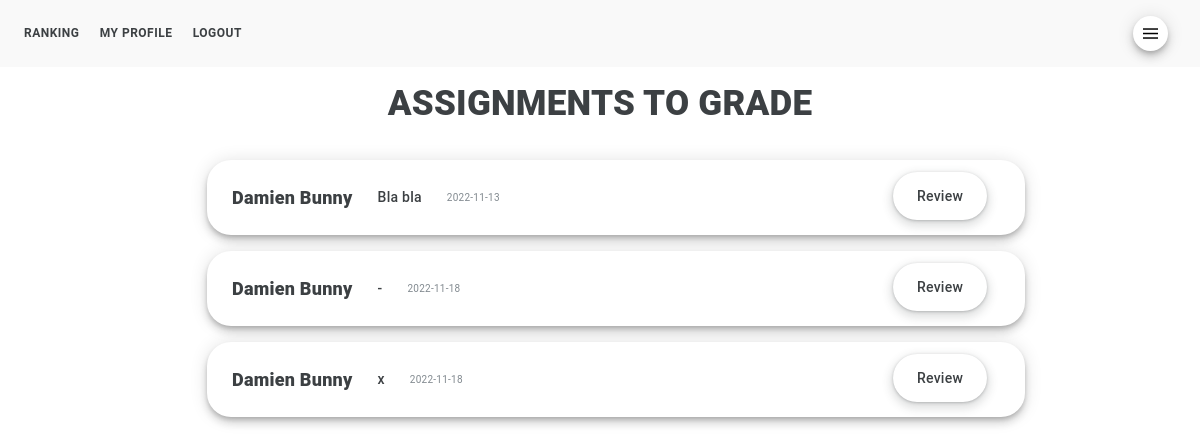
/list_of_assignments_to_grade.html (signed in), run on an earlier commit of the app's database.
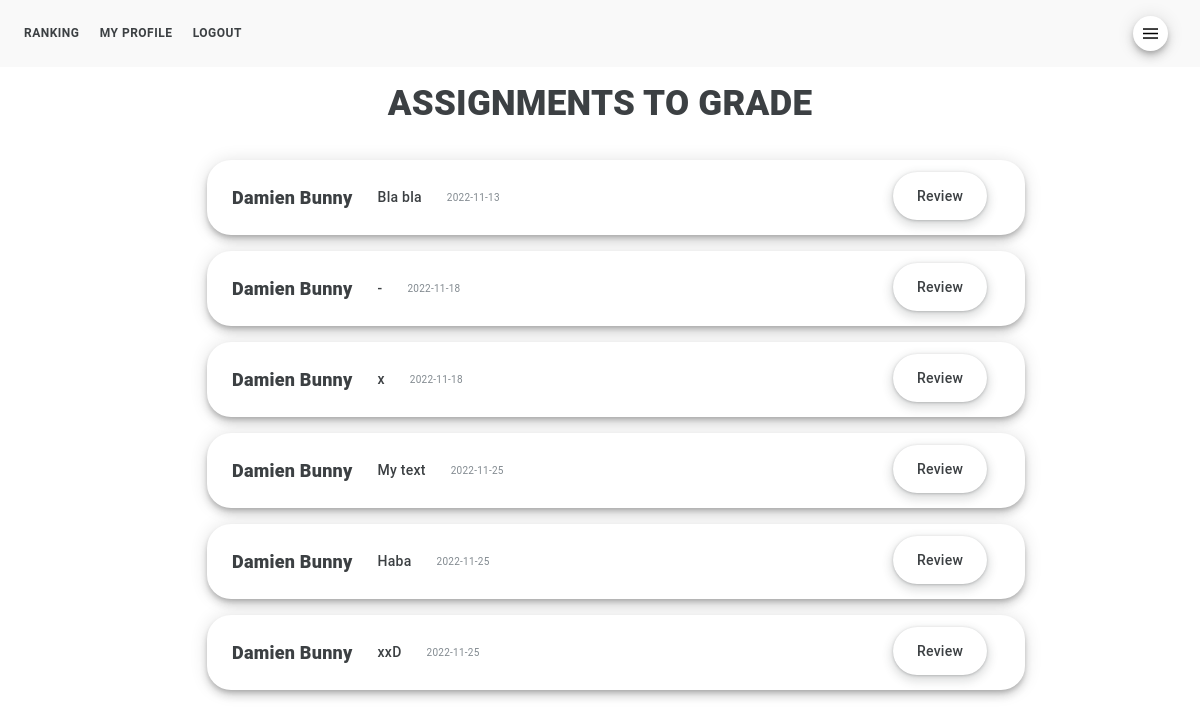
And on a later commit of the database.
### nieszkolni_app/models.py (models this page shows)
class Submission(models.Model):
    unique_id = models.AutoField(primary_key=True)
    stamp = models.IntegerField()
    date_number = models.IntegerField()
    date = models.CharField(max_length=200, default="")
    item = models.IntegerField()
    name = models.CharField(max_length=200, default="")
    assignment_type = models.CharField(max_length=200, default="")
    title = models.CharField(max_length=200, default="")
    content = models.TextField(default="")
    wordcount = models.IntegerField()
    status = models.CharField(max_length=200, default="submitted")
    reviewed_content = models.TextField(default="")
    flagged_content = models.TextField(default="")
    analysis = models.TextField(default="")
    minor_errors = models.IntegerField(default=0)
    major_errors = models.IntegerField(default=0)
    reviewing_user = models.CharField(max_length=200, default="")
    revision_date = models.IntegerField(default=0)
    conditions = models.TextField(default="")
    comment = models.TextField(default="")
    grade = models.CharField(max_length=200, default="")
    content_file = models.FileField(upload_to="static/files" ,null=True)

### nieszkolni_app/views.py (the view, shortened to what this page needs)
# urls.py: path('list_of_assignments_to_grade.html', views.list_of_assignments_to_grade, name="list_of_assignments_to_grade"),
@staff_member_required
def list_of_assignments_to_grade(request):
    if request.user.is_authenticated:
        first_name = request.user.first_name
        last_name = request.user.last_name
        current_user = first_name + " " + last_name
        essays = SubmissionManager().assignments_to_grade()
        return render(request, "list_of_assignments_to_grade.html", {
            "essays": essays
            })

### nieszkolni_folder/submission_manager.py (called while the page is built)
    def assignments_to_grade(self):
        with connection.cursor() as cursor:
            cursor.execute(f'''
                SELECT date, name, title, reviewed_content, unique_id
                FROM nieszkolni_app_submission
                WHERE (status = 'submitted'
                OR status = '')
                AND (assignment_type = 'essay'
                OR assignment_type = 'assignment')
                ''')
            essays = cursor.fetchall()
            return essays

### nieszkolni_app/templates/list_of_assignments_to_grade.html (shortened to what this page needs)
{% extends 'base.html' %}
{% block 'content' %}
<h1>ASSIGNMENTS TO GRADE</h1>
<div class="list_container">
	<ul class="list">
		{% for essay in essays %}
			<form action="{% url 'list_of_assignments_to_grade' %}" method="POST">
				<li class="list_item">
					<div class="list_content">{{ essay.1 }}</div>
					<div class="list_content_inside">{{ essay.2 }}</div>
					<div class="list_content_small">{{ essay.0 }}</div>
					<div class="list_button">
						<button type="submit" class="button_main" name="revision_action" value="grade_assignment">Review</button>
					</div>
				</li>
			</form>
		{% endfor %}
	</ul>
</div>
{% include 'footer.html' %}
{% endblock %}

What changed in the data, as far as the page shows it:
added Submission: name "Damien Bunny", title "My text", date "2022-11-25"
added Submission: name "Damien Bunny", title "Haba", date "2022-11-25"
added Submission: name "Damien Bunny", title "xxD", date "2022-11-25"
